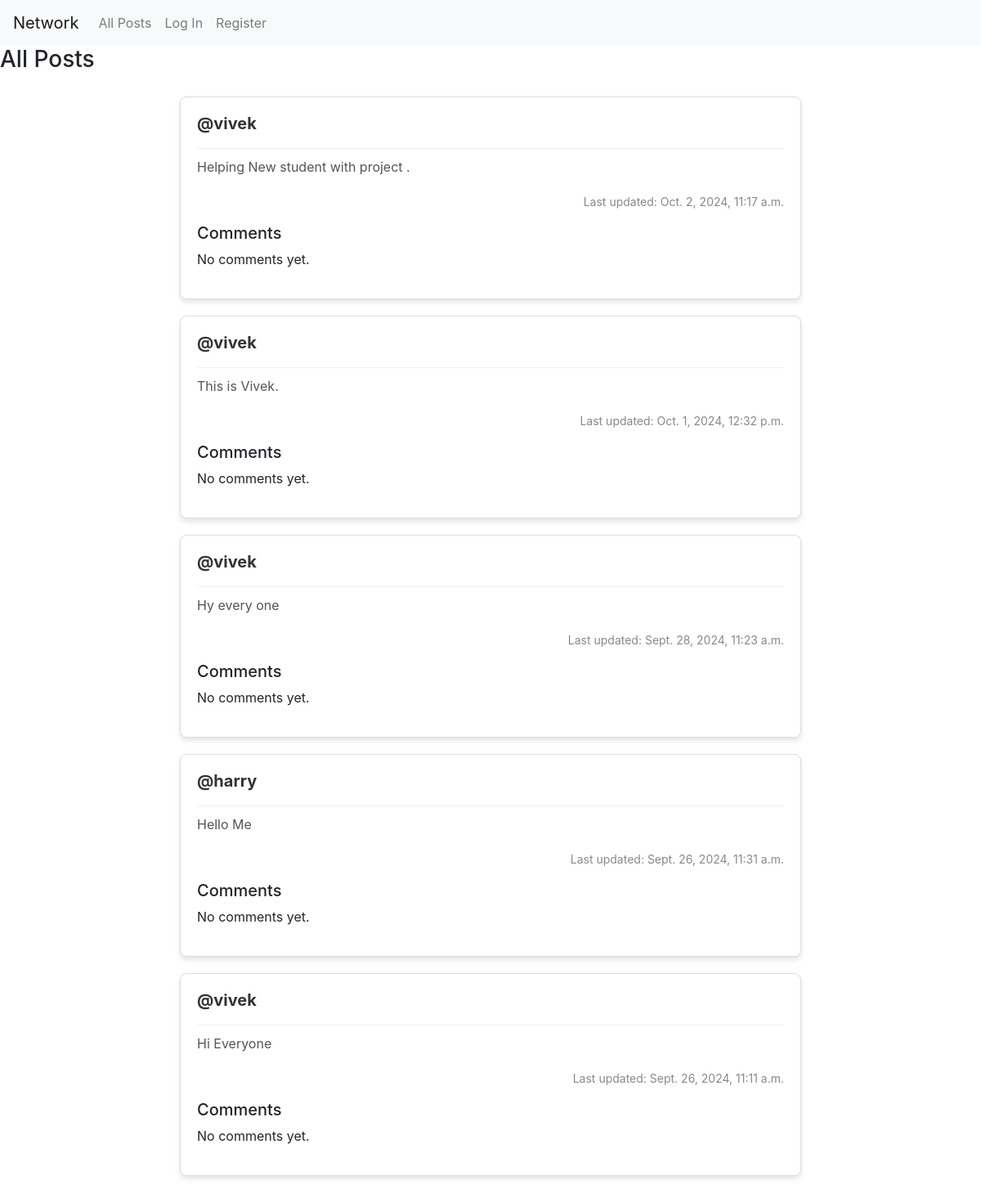
Before: / with the older database file.
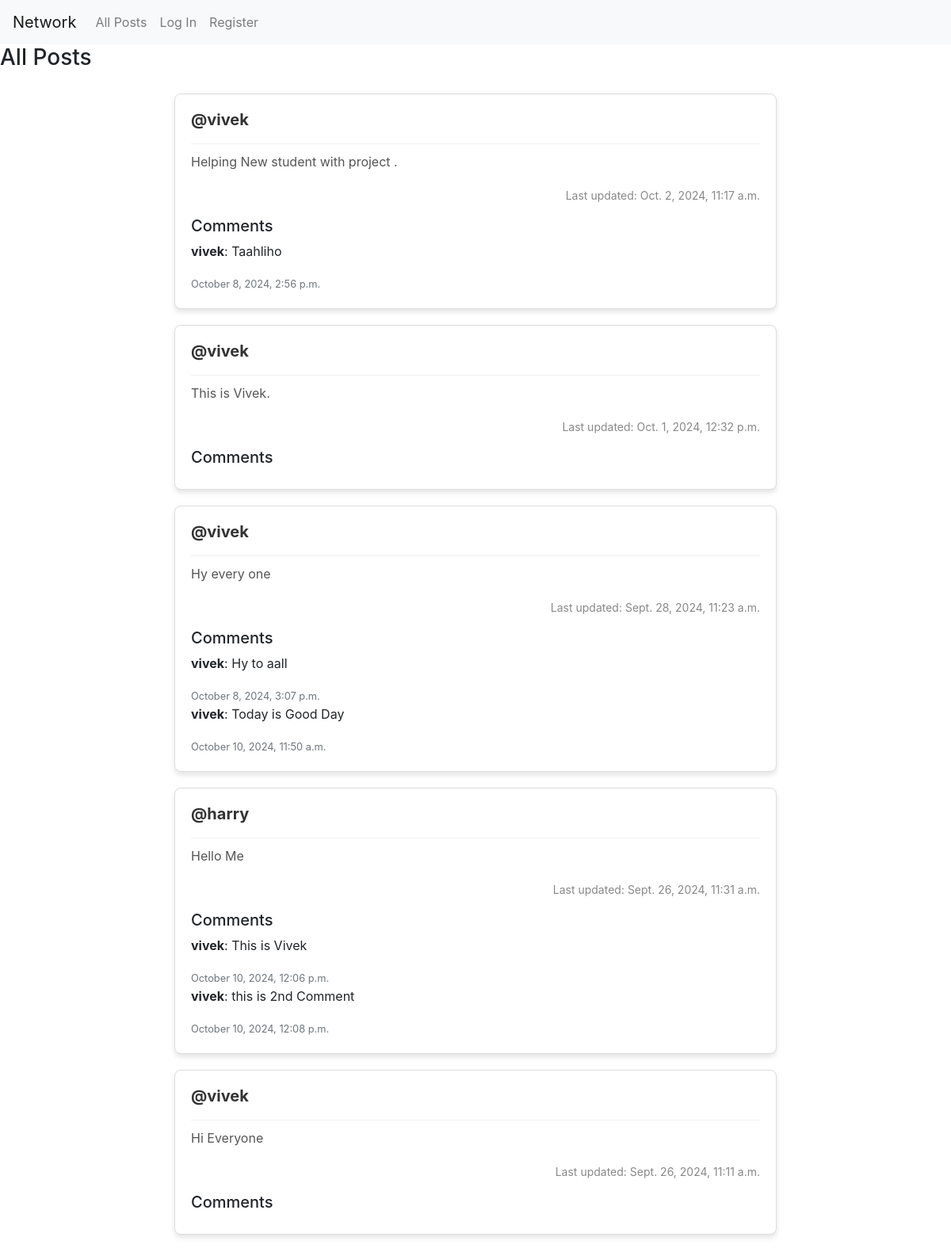
After: the same page with the newer database file.
### network/models.py (models this page shows, shortened)
class Post(models.Model):
    poster = models.ForeignKey(User, on_delete=models.CASCADE, blank=True, null=True, related_name="post_user")
    post_content = models.CharField(max_length=512)
    date_added = models.DateTimeField(auto_now_add=True)
    last_updated = models.DateTimeField(auto_now=True)
    likes = models.PositiveIntegerField(default=0)

class User(AbstractUser):
    def serialize(self):
        return {
            "id": self.id,
            "username": self.username,
            "email": self.email,
            "followers": [user.follower.username for user in self.follower_set.all()],  # List of followers using the Follow model
            "following": [user.following.username for user in self.following_set.all()]  # List of users being followed using the Follow model
        }

class PostComment(models.Model):  # Changed to 'PostComment' for better clarity
    author = models.ForeignKey(User, on_delete=models.CASCADE, blank=True, null=True, related_name="user_comment")
    post = models.ForeignKey(Post, on_delete=models.CASCADE, blank=True, null=True, related_name="post_comment")
    comment_time = models.DateTimeField(auto_now_add=True)
    message = models.CharField(max_length=512)

### network/views.py (the view)
# urls.py: path("", views.index, name="index"),
def index(request):
    all_post = Post.objects.all().order_by('last_updated').reverse()
    user_liked = []
    if request.user.is_authenticated:
        user_like = Liked.objects.filter(user=request.user).values_list('post_id', flat=True)
    paginator = Paginator(all_post, 10)
    page_number = request.GET.get('page')
    post_of_page = paginator.get_page(page_number)
    comments = []
    comments = PostComment.objects.select_related('author').all()
    return render(request, "network/index.html", {
        "all_post": all_post,
        "post_of_page": post_of_page,
        "user_like": list(user_liked),  # Convert to list
        "comments": comments,  # Pass comments dictionary
    })

### network/templates/network/index.html (shortened to what this page needs)
{% extends "network/layout.html" %}
{% load static %}
{% block body %}
<div id="post-view">
    <h3>All Posts</h3>
    <div id="all_post" class="post-container">
        {% for post in post_of_page %}
        <div class="post-card ">
            <div class="post-header">
            <a href="{% url 'profile' user_id=post.poster.id %}"><h5 class="username" >@{{ post.poster.username }}</h5></a>
            </div>
            <div class="post-body">
                <p class="content" id="content_{{post.id}}" >{{ post.post_content }}</p>
            </div>
            <div class="post-footer">
                <p class="date">Last updated: {{ post.last_updated }}</p>
            </div>
             <h5>Comments</h5>
            <div class="comments-section">
                {% for comment in comments %}
                    {% if comment.post.id == post.id %}
                        <div class="comment">
                            <p><strong>{{ comment.author.username }}</strong>: {{ comment.message }}</p>
                            <small class="text-muted">{{ comment.comment_time|date:"F j, Y, g:i a" }}</small>
                        </div>
                    {% endif %}
                {% empty %}
                    <p>No comments yet.</p>
                {% endfor %}
            </div>
        </div>
        {% endfor %}
    </div>
</div>
{% endblock %}

Changed rows visible on the page:
shown differently, row unchanged: Post "Helping New student with project .": no longer shows "No comments yet."
added PostComment: author.username "vivek", message "Taahliho", comment_time "October 8, 2024, 2:56 p.m.", shown under Post "Helping New student with project ."
shown differently, row unchanged: Post "This is Vivek.": no longer shows "No comments yet."
shown differently, row unchanged: Post "Hy every one": no longer shows "No comments yet."
added PostComment: author.username "vivek", message "Hy to aall", comment_time "October 8, 2024, 3:07 p.m.", shown under Post "Hy every one"
added PostComment: author.username "vivek", message "Today is Good Day", comment_time "October 10, 2024, 11:50 a.m.", shown under Post "Hy every one"
shown differently, row unchanged: Post "Hello Me": no longer shows "No comments yet."
added PostComment: author.username "vivek", message "This is Vivek", comment_time "October 10, 2024, 12:06 p.m.", shown under Post "Hello Me"
added PostComment: author.username "vivek", message "this is 2nd Comment", comment_time "October 10, 2024, 12:08 p.m.", shown under Post "Hello Me"
shown differently, row unchanged: Post "Hi Everyone": no longer shows "No comments yet."
